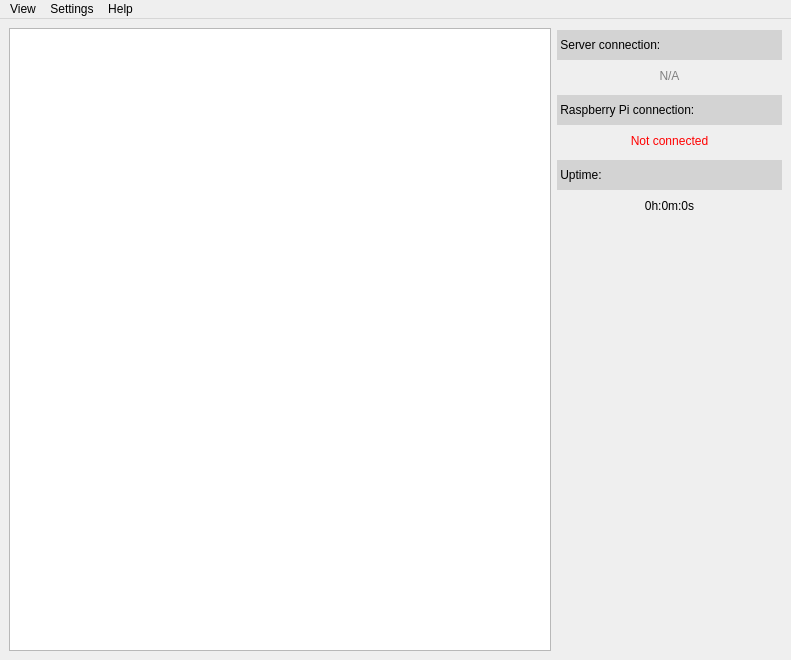
<?xml version="1.0" encoding="UTF-8"?>
<ui version="4.0">
 <class>MainWindow</class>
 <widget class="QMainWindow" name="MainWindow">
  <property name="geometry">
   <rect>
    <x>0</x>
    <y>0</y>
    <width>791</width>
    <height>660</height>
   </rect>
  </property>
  <property name="minimumSize">
   <size>
    <width>640</width>
    <height>480</height>
   </size>
  </property>
  <property name="windowTitle">
   <string>MainWindow</string>
  </property>
  <widget class="QWidget" name="centralwidget">
   <layout class="QGridLayout" name="gridLayout" rowstretch="0" columnstretch="0,0">
    <property name="topMargin">
     <number>0</number>
    </property>
    <property name="verticalSpacing">
     <number>6</number>
    </property>
    <item row="0" column="1">
     <widget class="QFrame" name="sidebar_frame">
      <property name="sizePolicy">
       <sizepolicy hsizetype="Preferred" vsizetype="Preferred">
        <horstretch>0</horstretch>
        <verstretch>0</verstretch>
       </sizepolicy>
      </property>
      <property name="minimumSize">
       <size>
        <width>225</width>
        <height>0</height>
       </size>
      </property>
      <property name="maximumSize">
       <size>
        <width>225</width>
        <height>16777215</height>
       </size>
      </property>
      <property name="frameShape">
       <enum>QFrame::NoFrame</enum>
      </property>
      <property name="frameShadow">
       <enum>QFrame::Raised</enum>
      </property>
      <layout class="QVBoxLayout" name="verticalLayout_2">
       <property name="spacing">
        <number>5</number>
       </property>
       <property name="leftMargin">
        <number>0</number>
       </property>
       <property name="topMargin">
        <number>9</number>
       </property>
       <property name="rightMargin">
        <number>0</number>
       </property>
       <property name="bottomMargin">
        <number>0</number>
       </property>
       <item>
        <widget class="QLabel" name="label">
         <property name="minimumSize">
          <size>
           <width>0</width>
           <height>30</height>
          </size>
         </property>
         <property name="maximumSize">
          <size>
           <width>16777215</width>
           <height>25</height>
          </size>
         </property>
         <property name="styleSheet">
          <string notr="true">background-color : lightgray</string>
         </property>
         <property name="text">
          <string> Server connection:</string>
         </property>
         <property name="alignment">
          <set>Qt::AlignLeading|Qt::AlignLeft|Qt::AlignVCenter</set>
         </property>
        </widget>
       </item>
       <item>
        <widget class="QLabel" name="server_connection_status">
         <property name="minimumSize">
          <size>
           <width>0</width>
           <height>25</height>
          </size>
         </property>
         <property name="maximumSize">
          <size>
           <width>16777215</width>
           <height>25</height>
          </size>
         </property>
         <property name="styleSheet">
          <string notr="true">color : gray</string>
         </property>
         <property name="text">
          <string>N/A</string>
         </property>
         <property name="alignment">
          <set>Qt::AlignCenter</set>
         </property>
        </widget>
       </item>
       <item>
        <widget class="QLabel" name="label_3">
         <property name="minimumSize">
          <size>
           <width>0</width>
           <height>30</height>
          </size>
         </property>
         <property name="maximumSize">
          <size>
           <width>16777215</width>
           <height>25</height>
          </size>
         </property>
         <property name="styleSheet">
          <string notr="true">background-color : lightgray</string>
         </property>
         <property name="text">
          <string> Raspberry Pi connection:</string>
         </property>
        </widget>
       </item>
       <item>
        <widget class="QLabel" name="pi_connection_status">
         <property name="minimumSize">
          <size>
           <width>0</width>
           <height>25</height>
          </size>
         </property>
         <property name="maximumSize">
          <size>
           <width>16777215</width>
           <height>25</height>
          </size>
         </property>
         <property name="styleSheet">
          <string notr="true">color: red</string>
         </property>
         <property name="text">
          <string>Not connected</string>
         </property>
         <property name="alignment">
          <set>Qt::AlignCenter</set>
         </property>
        </widget>
       </item>
       <item>
        <widget class="QLabel" name="label_5">
         <property name="minimumSize">
          <size>
           <width>0</width>
           <height>30</height>
          </size>
         </property>
         <property name="maximumSize">
          <size>
           <width>16777215</width>
           <height>25</height>
          </size>
         </property>
         <property name="styleSheet">
          <string notr="true">background-color : lightgray</string>
         </property>
         <property name="text">
          <string> Uptime:</string>
         </property>
        </widget>
       </item>
       <item>
        <widget class="QLabel" name="label_7">
         <property name="minimumSize">
          <size>
           <width>0</width>
           <height>25</height>
          </size>
         </property>
         <property name="maximumSize">
          <size>
           <width>16777215</width>
           <height>25</height>
          </size>
         </property>
         <property name="styleSheet">
          <string notr="true">color: black</string>
         </property>
         <property name="text">
          <string>0h:0m:0s</string>
         </property>
         <property name="alignment">
          <set>Qt::AlignCenter</set>
         </property>
        </widget>
       </item>
       <item>
        <spacer name="verticalSpacer">
         <property name="orientation">
          <enum>Qt::Vertical</enum>
         </property>
         <property name="sizeHint" stdset="0">
          <size>
           <width>20</width>
           <height>40</height>
          </size>
         </property>
        </spacer>
       </item>
      </layout>
     </widget>
    </item>
    <item row="0" column="0">
     <widget class="QFrame" name="body_frame">
      <property name="frameShape">
       <enum>QFrame::NoFrame</enum>
      </property>
      <property name="frameShadow">
       <enum>QFrame::Raised</enum>
      </property>
      <layout class="QVBoxLayout" name="verticalLayout" stretch="0">
       <property name="leftMargin">
        <number>0</number>
       </property>
       <property name="topMargin">
        <number>9</number>
       </property>
       <property name="rightMargin">
        <number>0</number>
       </property>
       <property name="bottomMargin">
        <number>0</number>
       </property>
       <item>
        <widget class="QTreeView" name="tree_view"/>
       </item>
      </layout>
     </widget>
    </item>
   </layout>
  </widget>
  <widget class="QMenuBar" name="menuBar">
   <property name="geometry">
    <rect>
     <x>0</x>
     <y>0</y>
     <width>791</width>
     <height>27</height>
    </rect>
   </property>
   <property name="defaultUp">
    <bool>false</bool>
   </property>
   <widget class="QMenu" name="menuConnection">
    <property name="title">
     <string>View</string>
    </property>
   </widget>
   <widget class="QMenu" name="menuSettings">
    <property name="title">
     <string>Settings</string>
    </property>
   </widget>
   <widget class="QMenu" name="menuHelp">
    <property name="title">
     <string>Help</string>
    </property>
   </widget>
   <addaction name="menuConnection"/>
   <addaction name="menuSettings"/>
   <addaction name="menuHelp"/>
  </widget>
 </widget>
 <resources/>
 <connections/>
</ui>
